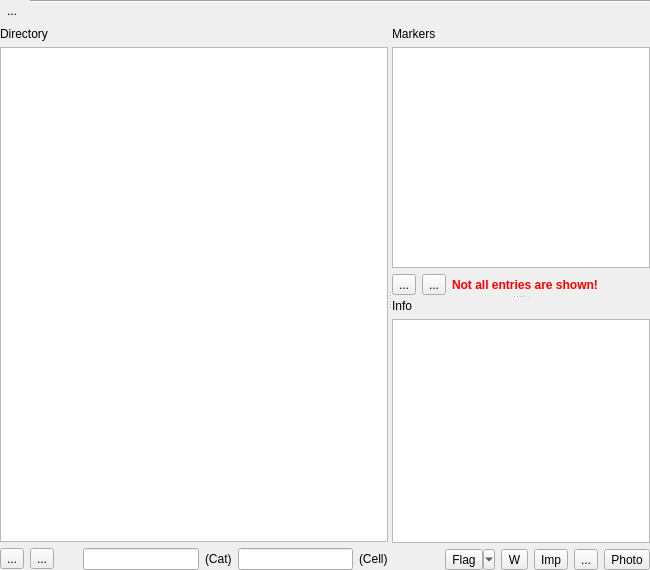
<?xml version="1.0" encoding="UTF-8"?>
<ui version="4.0">
 <class>MarkerBrowserPage</class>
 <widget class="QFrame" name="MarkerBrowserPage">
  <property name="geometry">
   <rect>
    <x>0</x>
    <y>0</y>
    <width>650</width>
    <height>570</height>
   </rect>
  </property>
  <property name="windowTitle">
   <string>Form</string>
  </property>
  <layout class="QVBoxLayout" name="verticalLayout">
   <property name="spacing">
    <number>6</number>
   </property>
   <property name="leftMargin">
    <number>0</number>
   </property>
   <property name="topMargin">
    <number>0</number>
   </property>
   <property name="rightMargin">
    <number>0</number>
   </property>
   <property name="bottomMargin">
    <number>0</number>
   </property>
   <item>
    <widget class="QFrame" name="frame_5">
     <property name="sizePolicy">
      <sizepolicy hsizetype="Preferred" vsizetype="Fixed">
       <horstretch>0</horstretch>
       <verstretch>0</verstretch>
      </sizepolicy>
     </property>
     <property name="frameShape">
      <enum>QFrame::NoFrame</enum>
     </property>
     <property name="frameShadow">
      <enum>QFrame::Raised</enum>
     </property>
     <layout class="QGridLayout" name="gridLayout">
      <property name="leftMargin">
       <number>0</number>
      </property>
      <property name="topMargin">
       <number>0</number>
      </property>
      <property name="rightMargin">
       <number>0</number>
      </property>
      <property name="bottomMargin">
       <number>0</number>
      </property>
      <item row="0" column="0" rowspan="3">
       <widget class="QToolButton" name="rerun_button">
        <property name="text">
         <string>...</string>
        </property>
        <property name="icon">
         <iconset resource="../../lay/lay/layResources.qrc">
          <normaloff>:/run.png</normaloff>:/run.png</iconset>
        </property>
        <property name="shortcut">
         <string>F5</string>
        </property>
        <property name="autoRaise">
         <bool>true</bool>
        </property>
       </widget>
      </item>
      <item row="1" column="1">
       <spacer name="verticalSpacer">
        <property name="orientation">
         <enum>Qt::Vertical</enum>
        </property>
        <property name="sizeHint" stdset="0">
         <size>
          <width>20</width>
          <height>11</height>
         </size>
        </property>
       </spacer>
      </item>
      <item row="0" column="1">
       <widget class="Line" name="line_2">
        <property name="orientation">
         <enum>Qt::Horizontal</enum>
        </property>
       </widget>
      </item>
     </layout>
    </widget>
   </item>
   <item>
    <widget class="QSplitter" name="splitter_2">
     <property name="orientation">
      <enum>Qt::Horizontal</enum>
     </property>
     <widget class="QFrame" name="frame">
      <property name="sizePolicy">
       <sizepolicy hsizetype="Preferred" vsizetype="Preferred">
        <horstretch>1</horstretch>
        <verstretch>0</verstretch>
       </sizepolicy>
      </property>
      <property name="frameShape">
       <enum>QFrame::NoFrame</enum>
      </property>
      <property name="frameShadow">
       <enum>QFrame::Raised</enum>
      </property>
      <layout class="QGridLayout">
       <property name="leftMargin">
        <number>0</number>
       </property>
       <property name="topMargin">
        <number>0</number>
       </property>
       <property name="rightMargin">
        <number>0</number>
       </property>
       <property name="bottomMargin">
        <number>0</number>
       </property>
       <property name="spacing">
        <number>6</number>
       </property>
       <item row="2" column="2" colspan="2">
        <widget class="QFrame" name="frame_2">
         <property name="sizePolicy">
          <sizepolicy hsizetype="Preferred" vsizetype="Preferred">
           <horstretch>0</horstretch>
           <verstretch>0</verstretch>
          </sizepolicy>
         </property>
         <property name="minimumSize">
          <size>
           <width>0</width>
           <height>0</height>
          </size>
         </property>
         <property name="frameShape">
          <enum>QFrame::NoFrame</enum>
         </property>
         <property name="frameShadow">
          <enum>QFrame::Raised</enum>
         </property>
         <layout class="QHBoxLayout" name="horizontalLayout">
          <property name="leftMargin">
           <number>0</number>
          </property>
          <property name="topMargin">
           <number>0</number>
          </property>
          <property name="rightMargin">
           <number>0</number>
          </property>
          <property name="bottomMargin">
           <number>0</number>
          </property>
          <item>
           <spacer name="horizontalSpacer">
            <property name="orientation">
             <enum>Qt::Horizontal</enum>
            </property>
            <property name="sizeType">
             <enum>QSizePolicy::Fixed</enum>
            </property>
            <property name="sizeHint" stdset="0">
             <size>
              <width>10</width>
              <height>20</height>
             </size>
            </property>
           </spacer>
          </item>
          <item>
           <widget class="QLabel" name="label_4">
            <property name="toolTip">
             <string>Configure filters</string>
            </property>
            <property name="text">
             <string/>
            </property>
            <property name="pixmap">
             <pixmap resource="../../lay/lay/layResources.qrc">:/find_16px.png</pixmap>
            </property>
           </widget>
          </item>
          <item>
           <widget class="QLineEdit" name="cat_filter">
            <property name="sizePolicy">
             <sizepolicy hsizetype="Ignored" vsizetype="Fixed">
              <horstretch>1</horstretch>
              <verstretch>0</verstretch>
             </sizepolicy>
            </property>
            <property name="minimumSize">
             <size>
              <width>0</width>
              <height>0</height>
             </size>
            </property>
           </widget>
          </item>
          <item>
           <widget class="QLabel" name="cat_filter_label">
            <property name="text">
             <string>(Cat)</string>
            </property>
           </widget>
          </item>
          <item>
           <widget class="QLineEdit" name="cell_filter">
            <property name="sizePolicy">
             <sizepolicy hsizetype="Ignored" vsizetype="Fixed">
              <horstretch>1</horstretch>
              <verstretch>0</verstretch>
             </sizepolicy>
            </property>
            <property name="minimumSize">
             <size>
              <width>0</width>
              <height>0</height>
             </size>
            </property>
           </widget>
          </item>
          <item>
           <widget class="QLabel" name="cell_filter_label">
            <property name="text">
             <string>(Cell)</string>
            </property>
           </widget>
          </item>
         </layout>
        </widget>
       </item>
       <item row="2" column="1">
        <widget class="QToolButton" name="dir_down_pb">
         <property name="text">
          <string>...</string>
         </property>
         <property name="icon">
          <iconset resource="../../lay/lay/layResources.qrc">
           <normaloff>:/down_16px.png</normaloff>:/down_16px.png</iconset>
         </property>
        </widget>
       </item>
       <item row="2" column="0">
        <widget class="QToolButton" name="dir_up_pb">
         <property name="text">
          <string>...</string>
         </property>
         <property name="icon">
          <iconset resource="../../lay/lay/layResources.qrc">
           <normaloff>:/up_16px.png</normaloff>:/up_16px.png</iconset>
         </property>
        </widget>
       </item>
       <item row="1" column="0" colspan="4">
        <widget class="QTreeView" name="directory_tree">
         <property name="sizePolicy">
          <sizepolicy hsizetype="Expanding" vsizetype="Expanding">
           <horstretch>0</horstretch>
           <verstretch>0</verstretch>
          </sizepolicy>
         </property>
         <property name="baseSize">
          <size>
           <width>0</width>
           <height>4</height>
          </size>
         </property>
         <property name="contextMenuPolicy">
          <enum>Qt::ActionsContextMenu</enum>
         </property>
         <property name="selectionMode">
          <enum>QAbstractItemView::ExtendedSelection</enum>
         </property>
         <property name="selectionBehavior">
          <enum>QAbstractItemView::SelectRows</enum>
         </property>
         <property name="uniformRowHeights">
          <bool>true</bool>
         </property>
         <property name="sortingEnabled">
          <bool>true</bool>
         </property>
         <property name="allColumnsShowFocus">
          <bool>true</bool>
         </property>
        </widget>
       </item>
       <item row="0" column="0" colspan="4">
        <widget class="QLabel" name="label">
         <property name="text">
          <string>Directory</string>
         </property>
        </widget>
       </item>
      </layout>
     </widget>
     <widget class="QSplitter" name="splitter">
      <property name="orientation">
       <enum>Qt::Vertical</enum>
      </property>
      <widget class="QFrame" name="markers_frame">
       <property name="sizePolicy">
        <sizepolicy hsizetype="Preferred" vsizetype="Preferred">
         <horstretch>0</horstretch>
         <verstretch>0</verstretch>
        </sizepolicy>
       </property>
       <property name="frameShape">
        <enum>QFrame::NoFrame</enum>
       </property>
       <property name="frameShadow">
        <enum>QFrame::Raised</enum>
       </property>
       <layout class="QGridLayout">
        <property name="leftMargin">
         <number>0</number>
        </property>
        <property name="topMargin">
         <number>0</number>
        </property>
        <property name="rightMargin">
         <number>0</number>
        </property>
        <property name="bottomMargin">
         <number>0</number>
        </property>
        <property name="spacing">
         <number>6</number>
        </property>
        <item row="2" column="3">
         <widget class="QLabel" name="markers_label">
          <property name="text">
           <string/>
          </property>
          <property name="alignment">
           <set>Qt::AlignRight|Qt::AlignTrailing|Qt::AlignVCenter</set>
          </property>
         </widget>
        </item>
        <item row="2" column="0">
         <widget class="QToolButton" name="list_up_pb">
          <property name="text">
           <string>...</string>
          </property>
          <property name="icon">
           <iconset resource="../../lay/lay/layResources.qrc">
            <normaloff>:/up_16px.png</normaloff>:/up_16px.png</iconset>
          </property>
         </widget>
        </item>
        <item row="0" column="0" colspan="3">
         <widget class="QLabel" name="label_2">
          <property name="text">
           <string>Markers</string>
          </property>
         </widget>
        </item>
        <item row="2" column="1">
         <widget class="QToolButton" name="list_down_pb">
          <property name="text">
           <string>...</string>
          </property>
          <property name="icon">
           <iconset resource="../../lay/lay/layResources.qrc">
            <normaloff>:/down_16px.png</normaloff>:/down_16px.png</iconset>
          </property>
         </widget>
        </item>
        <item row="2" column="2">
         <widget class="QLabel" name="warn_label">
          <property name="palette">
           <palette>
            <active>
             <colorrole role="WindowText">
              <brush brushstyle="SolidPattern">
               <color alpha="255">
                <red>255</red>
                <green>0</green>
                <blue>0</blue>
               </color>
              </brush>
             </colorrole>
            </active>
            <inactive>
             <colorrole role="WindowText">
              <brush brushstyle="SolidPattern">
               <color alpha="255">
                <red>255</red>
                <green>0</green>
                <blue>0</blue>
               </color>
              </brush>
             </colorrole>
            </inactive>
            <disabled>
             <colorrole role="WindowText">
              <brush brushstyle="SolidPattern">
               <color alpha="255">
                <red>106</red>
                <green>104</green>
                <blue>100</blue>
               </color>
              </brush>
             </colorrole>
            </disabled>
           </palette>
          </property>
          <property name="font">
           <font>
            <weight>75</weight>
            <bold>true</bold>
           </font>
          </property>
          <property name="text">
           <string>Not all entries are shown!</string>
          </property>
         </widget>
        </item>
        <item row="1" column="0" colspan="4">
         <widget class="QTreeView" name="markers_list">
          <property name="contextMenuPolicy">
           <enum>Qt::ActionsContextMenu</enum>
          </property>
          <property name="selectionMode">
           <enum>QAbstractItemView::ExtendedSelection</enum>
          </property>
          <property name="rootIsDecorated">
           <bool>false</bool>
          </property>
          <property name="uniformRowHeights">
           <bool>true</bool>
          </property>
          <property name="sortingEnabled">
           <bool>true</bool>
          </property>
          <property name="allColumnsShowFocus">
           <bool>true</bool>
          </property>
         </widget>
        </item>
       </layout>
      </widget>
      <widget class="QFrame" name="frame_3">
       <property name="sizePolicy">
        <sizepolicy hsizetype="Preferred" vsizetype="Preferred">
         <horstretch>0</horstretch>
         <verstretch>0</verstretch>
        </sizepolicy>
       </property>
       <property name="frameShape">
        <enum>QFrame::NoFrame</enum>
       </property>
       <property name="frameShadow">
        <enum>QFrame::Raised</enum>
       </property>
       <layout class="QGridLayout">
        <property name="leftMargin">
         <number>0</number>
        </property>
        <property name="topMargin">
         <number>0</number>
        </property>
        <property name="rightMargin">
         <number>0</number>
        </property>
        <property name="bottomMargin">
         <number>0</number>
        </property>
        <property name="spacing">
         <number>6</number>
        </property>
        <item row="0" column="0" colspan="5">
         <widget class="QLabel" name="label_3">
          <property name="text">
           <string>Info</string>
          </property>
         </widget>
        </item>
        <item row="2" column="6">
         <widget class="QToolButton" name="photo_pb">
          <property name="toolTip">
           <string>Add snapshot</string>
          </property>
          <property name="text">
           <string>Photo</string>
          </property>
          <property name="icon">
           <iconset resource="../../lay/lay/layResources.qrc">
            <normaloff>:/photo_16px.png</normaloff>:/photo_16px.png</iconset>
          </property>
         </widget>
        </item>
        <item row="2" column="3">
         <widget class="QToolButton" name="waive_pb">
          <property name="toolTip">
           <string>Waive</string>
          </property>
          <property name="text">
           <string>W</string>
          </property>
          <property name="icon">
           <iconset resource="../../lay/lay/layResources.qrc">
            <normaloff>:/waived_16px.png</normaloff>:/waived_16px.png</iconset>
          </property>
         </widget>
        </item>
        <item row="2" column="0">
         <widget class="QLabel" name="info_label">
          <property name="text">
           <string/>
          </property>
         </widget>
        </item>
        <item row="2" column="2">
         <widget class="QToolButton" name="flags_pb">
          <property name="toolTip">
           <string>Set or reset flag</string>
          </property>
          <property name="text">
           <string>Flag</string>
          </property>
          <property name="popupMode">
           <enum>QToolButton::MenuButtonPopup</enum>
          </property>
         </widget>
        </item>
        <item row="2" column="4">
         <widget class="QToolButton" name="important_pb">
          <property name="toolTip">
           <string>Important</string>
          </property>
          <property name="text">
           <string>Imp</string>
          </property>
          <property name="icon">
           <iconset resource="../../lay/lay/layResources.qrc">
            <normaloff>:/important_16px.png</normaloff>:/important_16px.png</iconset>
          </property>
         </widget>
        </item>
        <item row="2" column="5">
         <widget class="QToolButton" name="nophoto_pb">
          <property name="toolTip">
           <string>&lt;html&gt;&lt;head&gt;&lt;meta name=&quot;qrichtext&quot; content=&quot;1&quot; /&gt;&lt;style type=&quot;text/css&quot;&gt;
p, li { white-space: pre-wrap; }
&lt;/style&gt;&lt;/head&gt;&lt;body style=&quot; font-family:'DejaVu Sans'; font-size:10pt; font-weight:400; font-style:normal; text-decoration:none;&quot;&gt;
&lt;p style=&quot; margin-top:0px; margin-bottom:0px; margin-left:0px; margin-right:0px; -qt-block-indent:0; text-indent:0px;&quot;&gt;Remove snapshot&lt;/p&gt;&lt;/body&gt;&lt;/html&gt;</string>
          </property>
          <property name="text">
           <string>...</string>
          </property>
          <property name="icon">
           <iconset resource="../../lay/lay/layResources.qrc">
            <normaloff>:/nophoto_16px.png</normaloff>:/nophoto_16px.png</iconset>
          </property>
         </widget>
        </item>
        <item row="1" column="0" colspan="7">
         <widget class="QFrame" name="frame_4">
          <property name="sizePolicy">
           <sizepolicy hsizetype="Preferred" vsizetype="Preferred">
            <horstretch>0</horstretch>
            <verstretch>1</verstretch>
           </sizepolicy>
          </property>
          <property name="frameShape">
           <enum>QFrame::StyledPanel</enum>
          </property>
          <property name="frameShadow">
           <enum>QFrame::Sunken</enum>
          </property>
          <layout class="QVBoxLayout">
           <property name="spacing">
            <number>0</number>
           </property>
           <property name="leftMargin">
            <number>0</number>
           </property>
           <property name="topMargin">
            <number>0</number>
           </property>
           <property name="rightMargin">
            <number>0</number>
           </property>
           <property name="bottomMargin">
            <number>0</number>
           </property>
           <item>
            <widget class="rdb::InfoWidget" name="info_text">
             <property name="contextMenuPolicy">
              <enum>Qt::ActionsContextMenu</enum>
             </property>
             <property name="frameShape">
              <enum>QFrame::NoFrame</enum>
             </property>
             <property name="lineWrapMode">
              <enum>QTextEdit::WidgetWidth</enum>
             </property>
            </widget>
           </item>
          </layout>
         </widget>
        </item>
       </layout>
      </widget>
     </widget>
    </widget>
   </item>
  </layout>
 </widget>
 <customwidgets>
  <customwidget>
   <class>rdb::InfoWidget</class>
   <extends>QTextBrowser</extends>
   <header>rdbInfoWidget.h</header>
  </customwidget>
 </customwidgets>
 <tabstops>
  <tabstop>directory_tree</tabstop>
  <tabstop>markers_list</tabstop>
  <tabstop>list_up_pb</tabstop>
  <tabstop>list_down_pb</tabstop>
  <tabstop>info_text</tabstop>
  <tabstop>dir_up_pb</tabstop>
  <tabstop>dir_down_pb</tabstop>
  <tabstop>cat_filter</tabstop>
  <tabstop>cell_filter</tabstop>
  <tabstop>flags_pb</tabstop>
  <tabstop>waive_pb</tabstop>
  <tabstop>important_pb</tabstop>
  <tabstop>nophoto_pb</tabstop>
  <tabstop>photo_pb</tabstop>
 </tabstops>
 <resources>
  <include location="../../lay/lay/layResources.qrc"/>
 </resources>
 <connections/>
</ui>
